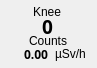
         <widget class="QFrame" name="cps_frame_m14_2">
          <property name="geometry">
           <rect>
            <x>56</x>
            <y>409</y>
            <width>97</width>
            <height>68</height>
           </rect>
          </property>
          <property name="toolTip">
           <string>&lt;html&gt;&lt;head/&gt;&lt;body&gt;&lt;p&gt;Module 14&lt;/p&gt;&lt;/body&gt;&lt;/html&gt;</string>
          </property>
          <property name="frameShape">
           <enum>QFrame::NoFrame</enum>
          </property>
          <property name="frameShadow">
           <enum>QFrame::Plain</enum>
          </property>
          <widget class="QLabel" name="cps_bg_m14_2">
           <property name="geometry">
            <rect>
             <x>2</x>
             <y>2</y>
             <width>91</width>
             <height>62</height>
            </rect>
           </property>
           <property name="frameShadow">
            <enum>QFrame::Sunken</enum>
           </property>
           <property name="text">
            <string/>
           </property>
           <property name="pixmap">
            <pixmap resource="RadMaster 3000+ v0.1/resources.qrc">:/bg/resources/bg/cps_frame.png</pixmap>
           </property>
           <property name="scaledContents">
            <bool>true</bool>
           </property>
          </widget>
          <widget class="QWidget" name="layoutWidget_30">
           <property name="geometry">
            <rect>
             <x>3</x>
             <y>5</y>
             <width>90</width>
             <height>60</height>
            </rect>
           </property>
           <layout class="QVBoxLayout" name="verticalLayout_40">
            <property name="spacing">
             <number>0</number>
            </property>
            <item alignment="Qt::AlignHCenter">
             <widget class="QLabel" name="res_bodypart_14">
              <property name="maximumSize">
               <size>
                <width>16777215</width>
                <height>13</height>
               </size>
              </property>
              <property name="text">
               <string>Knee</string>
              </property>
             </widget>
            </item>
            <item alignment="Qt::AlignHCenter">
             <widget class="QLabel" name="counts_14">
              <property name="maximumSize">
               <size>
                <width>16777215</width>
                <height>16</height>
               </size>
              </property>
              <property name="font">
               <font>
                <family>Arial Black</family>
                <pointsize>14</pointsize>
                <weight>75</weight>
                <bold>true</bold>
               </font>
              </property>
              <property name="text">
               <string>0</string>
              </property>
             </widget>
            </item>
            <item alignment="Qt::AlignHCenter">
             <widget class="QLabel" name="counts_label_14">
              <property name="maximumSize">
               <size>
                <width>16777215</width>
                <height>13</height>
               </size>
              </property>
              <property name="text">
               <string>Counts</string>
              </property>
             </widget>
            </item>
            <item>
             <layout class="QGridLayout" name="gridLayout_33">
              <item row="0" column="0" alignment="Qt::AlignRight">
               <widget class="QLabel" name="res_uSv_14">
                <property name="maximumSize">
                 <size>
                  <width>16777215</width>
                  <height>14</height>
                 </size>
                </property>
                <property name="font">
                 <font>
                  <family>Arial Black</family>
                  <pointsize>9</pointsize>
                  <weight>75</weight>
                  <bold>true</bold>
                 </font>
                </property>
                <property name="text">
                 <string>0.00</string>
                </property>
               </widget>
              </item>
              <item row="0" column="1" alignment="Qt::AlignHCenter">
               <widget class="QLabel" name="res_uSv_label_14">
                <property name="maximumSize">
                 <size>
                  <width>16777215</width>
                  <height>14</height>
                 </size>
                </property>
                <property name="text">
                 <string>µSv/h</string>
                </property>
               </widget>
              </item>
             </layout>
            </item>
           </layout>
          </widget>
         </widget>
